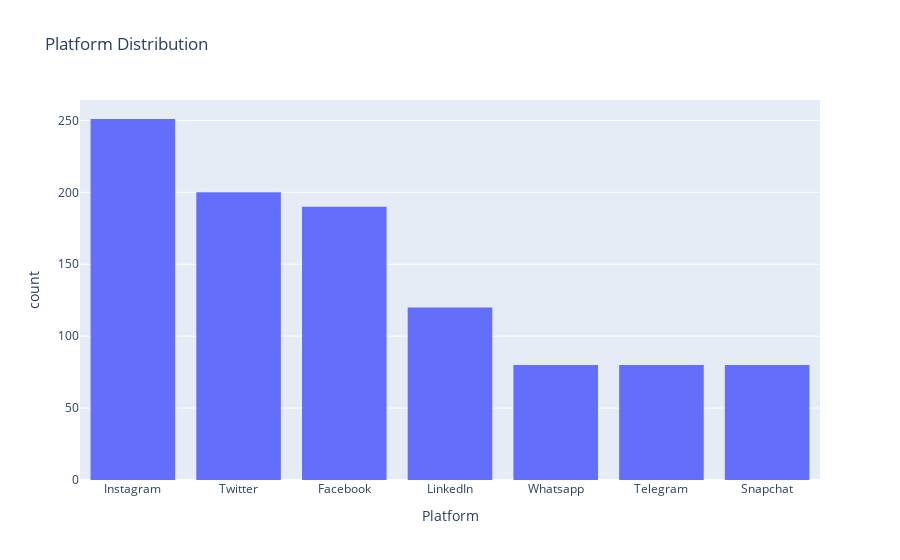

The cell this chart's notebook holds for it:
### Code cell
plt = px.histogram(df, x='Platform', title='Platform Distribution')
plt.show()

### Figure 1 — Plotly figure (JSON) as saved in the notebook; plotly's stock layout.template omitted (floating-point values rounded to 4 significant figures; data arrays with more than 128 entries replaced by an {"elided": "..."} marker saying what was removed)
{"data": [{"bingroup": "x", "hovertemplate": "Platform=%{x}<br>count=%{y}<extra></extra>", "legendgroup": "", "marker": {"color": "#636efa", "pattern": {"shape": ""}}, "name": "", "orientation": "v", "showlegend": false, "type": "histogram", "x": {"elided": "1001 str values"}, "xaxis": "x", "yaxis": "y"}], "layout": {"barmode": "relative", "legend": {"tracegroupgap": 0}, "title": {"text": "Platform Distribution"}, "xaxis": {"anchor": "y", "domain": [0, 1], "title": {"text": "Platform"}}, "yaxis": {"anchor": "x", "domain": [0, 1], "title": {"text": "count"}}}}
